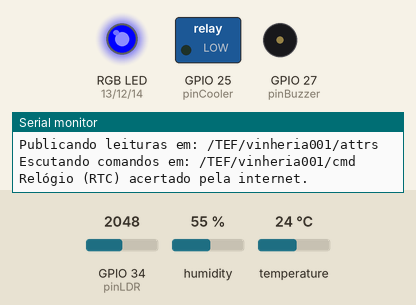
The sketch below on a simulated ESP32. Shown: switched loads named in the sketch (green lamp = pin HIGH), an RGB LED mixed from three pins (HIGH = lit), buzzer (waves = sounding), the last lines printed to the serial monitor. The test bench sets the inputs (shaded band); at power-on: temperature 24 °C, GPIO 34 (pinLDR) = 2048, humidity 55 %. WiFi joins after 1.5 s; servers stay silent unless stated; the local clock reads 2024-03-15 10:24:30 at power-on unless the sketch sets it; no MQTT or app messages arrive unless stated.

Above: at 2.7 s.
2.8 s: temperature set to 18.5 °C
At 7.0 s:
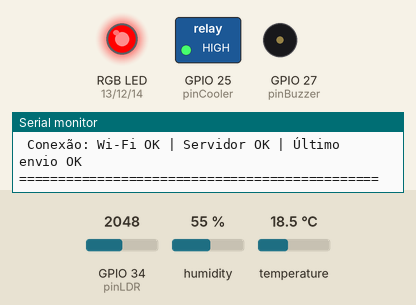
11.5 s: temperature set to 17.5 °C
At 13.2 s:
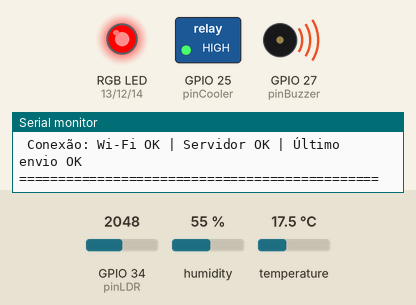
21.5 s: temperature set to 16.5 °C
26.2 s: temperature set to 15.6 °C
At 31.2 s:
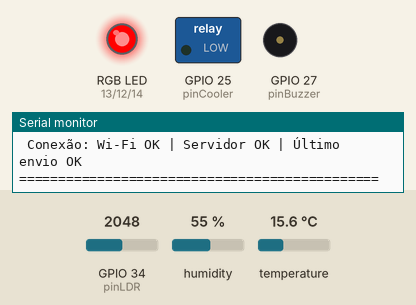
33.3 s: GPIO 34 (pinLDR) set to 2866
41.5 s: humidity set to 58 %
46.2 s: humidity set to 61 %
At 51.2 s:
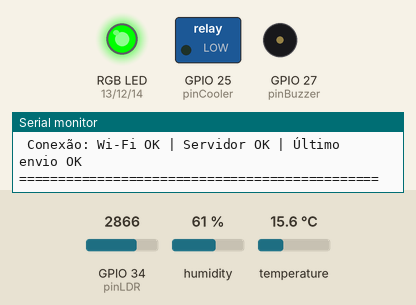
Timing chart, 0 to 52.5 s (numbered marks = the images above; inputs shaded):
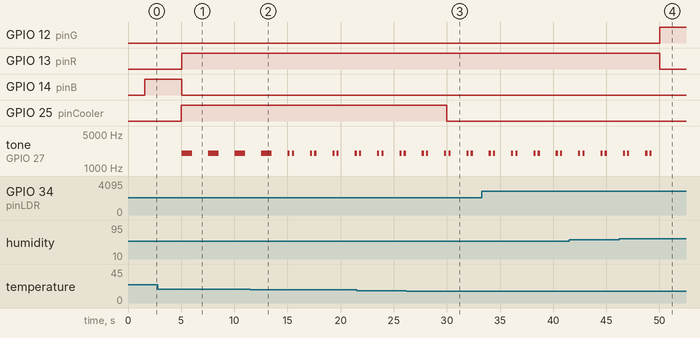

Measured:
- the behaviour switches between 18.1 and 18 °C on temperature (found by bisection; images 1 and 2)
- the behaviour switches between 16 and 15.9 °C on temperature (found by bisection; images 2 and 3)
- the behaviour switches between 59 and 60 % on humidity (found by bisection; images 3 and 4)
- after the input at 26.2 s, GPIO 25 (pinCooler): HIGH → LOW after 3.8 s
- after the input at 46.2 s, GPIO 12 (pinG): LOW → HIGH after 3.8 s; GPIO 13 (pinR): HIGH → LOW after 3.8 s; tone on GPIO 27 (pinBuzzer): goes on until 49.3 s, then stays silent
- by itself, tone on GPIO 27 (pinBuzzer): repeats every 2.1 s: silent 1.5 s, 2000 Hz 0.20 s, silent 0.20 s, 2000 Hz 0.20 s

The sketch:

sketch.ino
```cpp
//Autor: Vinícius Valentim de Melo Ferreira e Laura de Siqueira Silva
//Resumo: Esse programa monitora temperatura, umidade e luminosidade de uma vinheria, mostra um painel de fácil leitura no monitor serial e publica os valores no Broker MQTT para o FIWARE (IoT Agent MQTT e STH-Comet). O alerta local por LED RGB e buzzer funciona mesmo sem internet e também pode ser acionado remotamente pelo dashboard.
//Revisões:
//Rev1: 08-10-2026 Código base com conexão Wi-Fi, MQTT, leitura dos sensores e alerta local
//Autor Rev1:
//Rev2: 09-10-2026 Painel de leitura no monitor serial, alerta local independente da internet e buzzer compatível com o core ESP32 2.x e 3.x
//Autor Rev2:
//Rev3: 22-10-2026 Módulo RTC DS1307 (I2C) para registrar data e hora de cada leitura junto com os dados do ambiente
//Autor Rev3:
//Rev4: 28-10-2026 Conexão completa com o FIWARE: tópicos montados por API_KEY e ID_DISPOSITIVO, recebe comandos do dashboard e confirma a execução
//Autor Rev4:
//Rev5: 29-10-2026 Controle automático do cooler (via módulo relé) pela temperatura do DHT: liga acima de 18 °C e desliga abaixo de 16 °C
//Autor Rev5:
#include <WiFi.h>
#include <PubSubClient.h>
#include <DHT.h>
#include <Wire.h>
#include <RTClib.h>

// Configurações - variáveis editáveis
const char* SSID = "Wokwi-GUEST"; // Nome da rede Wi-Fi
const char* PASSWORD = ""; // Senha da rede Wi-Fi
const int CANAL_WIFI = 6; // Canal do Wokwi-GUEST (conecta mais rápido no Wokwi)
const char* BROKER_MQTT = "3.84.183.67"; // IP do Broker MQTT. Muda quando a AWS é parada e ligada: confira em EC2 > Instâncias > IPv4 público
const int BROKER_PORT = 1883; // Porta do Broker MQTT
const char* API_KEY = "TEF"; // Prefixo dos tópicos, igual ao apikey do Service Group no FIWARE
const char* ID_DISPOSITIVO = "vinheria001"; // Device ID cadastrado no FIWARE
const char* ID_MQTT = "fiware_vinheria001"; // ID MQTT
const char* NOME_DISPOSITIVO = "VINHERIA 001"; // Nome mostrado no painel

// Pinos do circuito do Wokwi
int pinDHT = 26;
int pinLDR = 34;
int pinBuzzer = 27;
int pinCooler = 25; // Gate do módulo relé que aciona o cooler

int pinR = 13; // LED RGB (cátodo comum)
int pinG = 12;
int pinB = 14;

int pinSDA = 21; // RTC DS1307 (I2C)
int pinSCL = 22;

#define DHTTYPE DHT22 // O circuito físico usa DHT11
DHT dht(pinDHT, DHTTYPE);
RTC_DS1307 rtc;

// Limites de alerta
const float TEMP_MIN = 12.0; // °C
const float TEMP_MAX = 18.0; // °C
const float UMID_MIN = 60.0; // %
const float UMID_MAX = 75.0; // %
const int LUZ_MAX = 30;      // %

const float TEMP_COOLER_LIGA = 18.0;    // °C: acima disso o cooler liga
const float TEMP_COOLER_DESLIGA = 16.0; // °C: abaixo disso o cooler desliga

const bool BUZZER_ATIVO = true; // false deixa o buzzer em silêncio
const bool LDR_INVERTIDO = true; // Se o % de luz subir quando você cobrir o sensor, troque o valor
const unsigned long INTERVALO_LEITURA = 5000;
const int FUSO_HORARIO = -3; // Brasília (UTC-3), usado só para mostrar a hora no painel
const char* SERVIDOR_NTP = "pool.ntp.org";
const unsigned long INTERVALO_SINCRONIA = 21600000; // reacerta o RTC pela internet a cada 6 h
const unsigned long TEMPO_LIMITE_WIFI = 20000;
const unsigned long INTERVALO_RECONEXAO_WIFI = 10000;
const unsigned long INTERVALO_RECONEXAO_MQTT = 10000;
const unsigned long INTERVALO_PISCA_LED = 400; // LED azul pisca a cada 400 ms em alerta do dashboard
const int BEEP_FREQUENCIA = 2000;
const int CANAL_BUZZER = 0; // Usado apenas no core ESP32 2.x

// Padrões do buzzer, em milissegundos: ligado, desligado, ligado, desligado...
const unsigned long PADRAO_TEMP[] = {1000, 1500};                    // temperatura: 1 beep longo
const unsigned long PADRAO_UMID[] = {200, 200, 200, 1500};           // umidade: 2 beeps curtos
const unsigned long PADRAO_LUZ[]  = {200, 200, 200, 200, 200, 1500}; // luminosidade: 3 beeps curtos

float temperatura = 0;
float umidade = 0;
int luminosity = 0;
int statusTemp = 0; // -1 abaixo do ideal, 0 ok, 1 acima do ideal
int statusUmid = 0;
int statusLuz = 0;
bool leituraDHTok = false;
bool alerta = false; // alerta local (algum valor fora do limite)
bool coolerLigado = false;
bool envioOk = false;
char payload[96] = "";
char dataHoraUTC[24] = "";
char dataHoraLocal[24] = "";
bool rtcOk = false;
bool relogioSincronizado = false;
unsigned long numeroLeitura = 0;
unsigned long ultimaLeitura = 0;

// Alerta acionado pelo dashboard: 0 = normal | 1 = temperatura | 2 = umidade | 3 = luminosidade
int alertaRemoto = 0;

// Tópicos MQTT, montados a partir de API_KEY e ID_DISPOSITIVO
char topicoDados[64];    // ESP32 publica as leituras
char topicoComando[64];  // dashboard envia as ordens
char topicoResposta[64]; // ESP32 confirma que cumpriu a ordem

WiFiClient espClient;
PubSubClient MQTT(espClient);

void initSerial() {
    Serial.begin(115200);
}

void initWiFi() {
    delay(10);
    Serial.println("------Conexao WI-FI------");
    Serial.print("Conectando-se na rede: ");
    Serial.println(SSID);
    Serial.println("Aguarde");
    WiFi.mode(WIFI_STA);
    WiFi.begin(SSID, PASSWORD, CANAL_WIFI);
    unsigned long inicio = millis();
    while (WiFi.status() != WL_CONNECTED && millis() - inicio < TEMPO_LIMITE_WIFI) {
        delay(250);
        Serial.print(".");
    }
    Serial.println();
    if (WiFi.status() == WL_CONNECTED) {
        Serial.println("Conectado com sucesso na rede ");
        Serial.print("IP obtido: ");
        Serial.println(WiFi.localIP());
    } else {
        Serial.println("Sem Wi-Fi por enquanto. O alerta local continua funcionando e a conexão será tentada de novo.");
    }
}

void initRTC() {
    Wire.begin(pinSDA, pinSCL);
    rtcOk = rtc.begin();
    if (!rtcOk) {
        Serial.println("RTC não encontrado. Confira SDA (GPIO21), SCL (GPIO22) e a alimentação. Os dados seguem sem data e hora.");
        return;
    }
    if (!rtc.isrunning())
        rtc.adjust(DateTime(F(__DATE__), F(__TIME__)));
}

void initMQTT() {
    snprintf(topicoDados, sizeof(topicoDados), "/%s/%s/attrs", API_KEY, ID_DISPOSITIVO);
    snprintf(topicoComando, sizeof(topicoComando), "/%s/%s/cmd", API_KEY, ID_DISPOSITIVO);
    snprintf(topicoResposta, sizeof(topicoResposta), "/%s/%s/cmdexe", API_KEY, ID_DISPOSITIVO);
    MQTT.setServer(BROKER_MQTT, BROKER_PORT);
    MQTT.setCallback(callbackMQTT);
}

void initBuzzer() {
#if ESP_ARDUINO_VERSION_MAJOR >= 3
    ledcAttach(pinBuzzer, BEEP_FREQUENCIA, 8);
#else
    ledcSetup(CANAL_BUZZER, BEEP_FREQUENCIA, 8);
    ledcAttachPin(pinBuzzer, CANAL_BUZZER);
#endif
    ligarSom(false);
}

void InitOutput() {
    pinMode(pinLDR, INPUT);
    pinMode(pinBuzzer, OUTPUT);
    pinMode(pinCooler, OUTPUT);
    pinMode(pinR, OUTPUT);
    pinMode(pinG, OUTPUT);
    pinMode(pinB, OUTPUT);

    digitalWrite(pinCooler, LOW);
    setLed(LOW, LOW, LOW);
    initBuzzer();
}

void setup() {
    InitOutput();
    initSerial();
    initRTC();
    exibirLegenda();
    initWiFi();
    initMQTT();
    dht.begin();
    Serial.println("Aguardando a primeira leitura...");
}

void loop() {
    VerificaConexoesWiFIEMQTT();
    MQTT.loop();
    sincronizarRelogio();

    if (millis() - ultimaLeitura >= INTERVALO_LEITURA) {
        ultimaLeitura = millis();
        lerSensores();
        avaliarAlerta();
        controlarCooler();
        lerRelogio();
        publicarDados();
        exibirPainel();
    }

    atualizarLed();
    atualizarBuzzer();
}

void reconectWiFi() {
    static unsigned long ultimaTentativa = 0;
    if (WiFi.status() == WL_CONNECTED)
        return;
    if (millis() - ultimaTentativa < INTERVALO_RECONEXAO_WIFI)
        return;
    ultimaTentativa = millis();
    Serial.println("Wi-Fi desconectado, tentando reconectar");
    WiFi.disconnect();
    WiFi.begin(SSID, PASSWORD, CANAL_WIFI);
}

const char* motivoFalhaMQTT(int codigo) {
    if (codigo == -2) return "servidor inacessível, confira IP, porta 1883 e firewall";
    if (codigo == -4) return "tempo esgotado";
    return "erro MQTT";
}

void reconnectMQTT() {
    static unsigned long ultimaTentativa = 0;
    if (ultimaTentativa != 0 && millis() - ultimaTentativa < INTERVALO_RECONEXAO_MQTT)
        return;
    ultimaTentativa = millis();
    Serial.print("* Tentando se conectar ao Broker MQTT: ");
    Serial.println(BROKER_MQTT);
    if (MQTT.connect(ID_MQTT)) {
        Serial.println("Conectado com sucesso ao broker MQTT!");
        MQTT.subscribe(topicoComando); // passa a escutar as ordens do dashboard
        Serial.printf("Publicando leituras em: %s\n", topicoDados);
        Serial.printf("Escutando comandos em: %s\n", topicoComando);
    } else {
        Serial.printf("Falha ao conectar no broker (%s). Nova tentativa em %lu s.\n", motivoFalhaMQTT(MQTT.state()), INTERVALO_RECONEXAO_MQTT / 1000);
    }
}

void VerificaConexoesWiFIEMQTT() {
    reconectWiFi();
    if (WiFi.status() == WL_CONNECTED && !MQTT.connected())
        reconnectMQTT();
}

// Chamada automaticamente quando chega uma ordem do dashboard.
// A ordem chega assim: vinheria001@alerta_temp|
void callbackMQTT(char* topico, byte* dados, unsigned int tamanho) {
    char msg[64];
    unsigned int n = tamanho < sizeof(msg) - 1 ? tamanho : sizeof(msg) - 1;
    memcpy(msg, dados, n);
    msg[n] = '\0';
    Serial.printf("Comando recebido: %s\n", msg);

    char* arroba = strchr(msg, '@');
    if (arroba == NULL)
        return;
    char* comando = arroba + 1;
    char* barra = strchr(comando, '|');
    if (barra != NULL)
        *barra = '\0';

    if (strcmp(comando, "alerta_temp") == 0)
        alertaRemoto = 1;
    else if (strcmp(comando, "alerta_umid") == 0)
        alertaRemoto = 2;
    else if (strcmp(comando, "alerta_luz") == 0)
        alertaRemoto = 3;
    else if (strcmp(comando, "normal") == 0)
        alertaRemoto = 0;
    else {
        Serial.println("Comando desconhecido, ignorado.");
        return;
    }
    Serial.printf("Alerta do dashboard agora: %s\n", nomeAlertaRemoto());

    // Confirma ao FIWARE que cumpriu a ordem. Exemplo: vinheria001@alerta_temp|ok
    char resposta[80];
    snprintf(resposta, sizeof(resposta), "%s@%s|ok", ID_DISPOSITIVO, comando);
    MQTT.publish(topicoResposta, resposta);
}

const char* nomeAlertaRemoto() {
    if (alertaRemoto == 1) return "TEMPERATURA";
    if (alertaRemoto == 2) return "UMIDADE";
    if (alertaRemoto == 3) return "LUMINOSIDADE";
    return "nenhum";
}

// O RTC guarda a hora em UTC. A internet (NTP) acerta o relógio e, depois disso, ele segue sozinho
void sincronizarRelogio() {
    static bool iniciado = false;
    static unsigned long ultimaSincronia = 0;
    if (!rtcOk || WiFi.status() != WL_CONNECTED)
        return;
    if (!iniciado) {
        configTime(0, 0, SERVIDOR_NTP);
        iniciado = true;
    }
    if (relogioSincronizado && millis() - ultimaSincronia < INTERVALO_SINCRONIA)
        return;
    time_t agora = time(nullptr);
    if (agora < 1700000000)
        return;
    rtc.adjust(DateTime((uint32_t)agora));
    relogioSincronizado = true;
    ultimaSincronia = millis();
    Serial.println("Relógio (RTC) acertado pela internet.");
}

void lerRelogio() {
    dataHoraUTC[0] = '\0';
    dataHoraLocal[0] = '\0';
    if (!rtcOk)
        return;
    DateTime utc = rtc.now();
    if (!utc.isValid())
        return;
    DateTime local = utc + TimeSpan(0, FUSO_HORARIO, 0, 0);
    snprintf(dataHoraUTC, sizeof(dataHoraUTC), "%04d-%02d-%02dT%02d:%02d:%02dZ",
             utc.year(), utc.month(), utc.day(), utc.hour(), utc.minute(), utc.second());
    snprintf(dataHoraLocal, sizeof(dataHoraLocal), "%02d/%02d/%04d %02d:%02d:%02d",
             local.day(), local.month(), local.year(), local.hour(), local.minute(), local.second());
}

void setLed(bool r, bool g, bool b) {
    digitalWrite(pinR, r);
    digitalWrite(pinG, g);
    digitalWrite(pinB, b);
}

void ligarSom(bool ligar) {
    int frequencia = ligar ? BEEP_FREQUENCIA : 0;
#if ESP_ARDUINO_VERSION_MAJOR >= 3
    ledcWriteTone(pinBuzzer, frequencia);
#else
    ledcWriteTone(CANAL_BUZZER, frequencia);
#endif
}

void lerSensores() {
    float t = dht.readTemperature();
    float h = dht.readHumidity();
    if (isnan(t) || isnan(h)) { // tenta mais uma vez se a primeira leitura falhar
        delay(500);
        t = dht.readTemperature();
        h = dht.readHumidity();
    }
    leituraDHTok = !(isnan(t) || isnan(h));
    if (leituraDHTok) {
        temperatura = t;
        umidade = h;
    }

    int leitura = analogRead(pinLDR);
    if (LDR_INVERTIDO)
        leitura = 4095 - leitura;
    luminosity = constrain(map(leitura, 0, 4095, 0, 100), 0, 100);
}

int classificar(float valor, float minimo, float maximo) {
    if (valor < minimo) return -1;
    if (valor > maximo) return 1;
    return 0;
}

// Compara as leituras com os limites e guarda o resultado
void avaliarAlerta() {
    statusLuz = classificar(luminosity, 0, LUZ_MAX);
    statusTemp = leituraDHTok ? classificar(temperatura, TEMP_MIN, TEMP_MAX) : 0;
    statusUmid = leituraDHTok ? classificar(umidade, UMID_MIN, UMID_MAX) : 0;
    alerta = statusTemp != 0 || statusUmid != 0 || statusLuz != 0;
}

// Entre 16 e 18 °C o cooler mantém o estado atual (evita liga/desliga repetido)
void controlarCooler() {
    if (!leituraDHTok)
        return;
    if (temperatura > TEMP_COOLER_LIGA)
        coolerLigado = true;
    else if (temperatura < TEMP_COOLER_DESLIGA)
        coolerLigado = false;
    digitalWrite(pinCooler, coolerLigado);
}

// Formato UltraLight 2.0: chave|valor|chave|valor (t = temperature, h = humidity, l = luminosity, ts = data e hora do RTC em UTC)
void publicarDados() {
    int n;
    if (leituraDHTok)
        n = snprintf(payload, sizeof(payload), "t|%.1f|h|%.1f|l|%d", temperatura, umidade, luminosity);
    else
        n = snprintf(payload, sizeof(payload), "l|%d", luminosity);
    if (dataHoraUTC[0] != '\0')
        snprintf(payload + n, sizeof(payload) - n, "|ts|%s", dataHoraUTC);

    envioOk = MQTT.connected() && MQTT.publish(topicoDados, payload);
}

// Qual alerta está ativo: 0 = nenhum | 1 = temperatura | 2 = umidade | 3 = luminosidade
// O comando do dashboard tem prioridade sobre o alerta local
int tipoAlertaAtual() {
    if (alertaRemoto != 0) return alertaRemoto;
    if (statusTemp != 0) return 1;
    if (statusUmid != 0) return 2;
    if (statusLuz != 0) return 3;
    return 0;
}

// Verde = seguro | Vermelho = valor fora do limite | Azul fixo = DHT sem leitura | Azul piscando = alerta do dashboard
void atualizarLed() {
    static unsigned long ultimaTroca = 0;
    static bool azulLigado = false;

    if (alertaRemoto != 0) {
        if (millis() - ultimaTroca >= INTERVALO_PISCA_LED) {
            ultimaTroca = millis();
            azulLigado = !azulLigado;
            setLed(LOW, LOW, azulLigado);
        }
        return;
    }
    azulLigado = false;
    if (alerta)
        setLed(HIGH, LOW, LOW);
    else if (leituraDHTok)
        setLed(LOW, HIGH, LOW);
    else
        setLed(LOW, LOW, HIGH);
}

// Buzzer toca um padrão diferente para cada tipo de alerta
void atualizarBuzzer() {
    static int etapa = 0;
    static unsigned long ultimaTroca = 0;
    static int tipoAnterior = 0;

    int tipo = tipoAlertaAtual();

    // Se o alerta mudou, recomeça o padrão do zero
    if (tipo != tipoAnterior) {
        tipoAnterior = tipo;
        etapa = 0;
        ultimaTroca = millis();
        ligarSom(tipo != 0 && BUZZER_ATIVO);
        return;
    }
    if (tipo == 0 || !BUZZER_ATIVO)
        return;

    const unsigned long* padrao;
    int tamanho;
    if (tipo == 1) {
        padrao = PADRAO_TEMP;
        tamanho = 2;
    } else if (tipo == 2) {
        padrao = PADRAO_UMID;
        tamanho = 4;
    } else {
        padrao = PADRAO_LUZ;
        tamanho = 6;
    }

    if (millis() - ultimaTroca >= padrao[etapa]) {
        ultimaTroca = millis();
        etapa = (etapa + 1) % tamanho;
        ligarSom(etapa % 2 == 0); // etapa par = apitando, etapa ímpar = em silêncio
    }
}

void listarParametros(int alvo) {
    bool primeiro = true;
    const char* nomes[3] = {"Temperatura", "Umidade", "Luminosidade"};
    int status[3] = {statusTemp, statusUmid, statusLuz};
    for (int i = 0; i < 3; i++) {
        if (status[i] == alvo) {
            Serial.printf("%s%s", primeiro ? "" : ", ", nomes[i]);
            primeiro = false;
        }
    }
    if (primeiro) Serial.print("nenhum");
    Serial.println();
}

void exibirLegenda() {
    Serial.println();
    Serial.println("Como ler os avisos da vinheria:");
    Serial.println("  LED verde         = SEGURO");
    Serial.println("  LED vermelho      = CRÍTICO (valor fora do limite, o buzzer apita)");
    Serial.println("  LED azul fixo     = sensor de temperatura e umidade sem leitura");
    Serial.println("  LED azul piscando = alerta acionado pelo dashboard (o buzzer apita)");
}

void exibirPainel() {
    numeroLeitura++;
    bool critico = alerta || alertaRemoto != 0 || !leituraDHTok;

    Serial.println();
    Serial.println("==============================================");
    Serial.printf(" %s | leitura %lu\n", NOME_DISPOSITIVO, numeroLeitura);
    Serial.printf(" Data e hora: %s\n", dataHoraLocal[0] ? dataHoraLocal : "sem leitura do relógio (RTC)");
    if (leituraDHTok)
        Serial.printf(" Temperatura: %.1f °C | Luminosidade: %d %% | Umidade: %.1f %%\n", temperatura, luminosity, umidade);
    else
        Serial.printf(" Temperatura: sem leitura | Luminosidade: %d %% | Umidade: sem leitura\n", luminosity);
    Serial.printf(" ESTADO: %s\n", critico ? "CRÍTICO" : "SEGURO");
    if (alerta || !leituraDHTok) {
        Serial.print(" Acima do recomendado: ");
        listarParametros(1);
        Serial.print(" Abaixo do recomendado: ");
        listarParametros(-1);
        if (!leituraDHTok) Serial.println(" Atenção: sensor DHT sem leitura");
    }
    Serial.printf(" Alerta do dashboard: %s\n", nomeAlertaRemoto());
    Serial.printf(" Conexão: Wi-Fi %s | Servidor %s | Último envio %s\n",
                  WiFi.status() == WL_CONNECTED ? "OK" : "FORA",
                  MQTT.connected() ? "OK" : "FORA",
                  envioOk ? "OK" : "falhou");
    Serial.println("==============================================");
}
```
